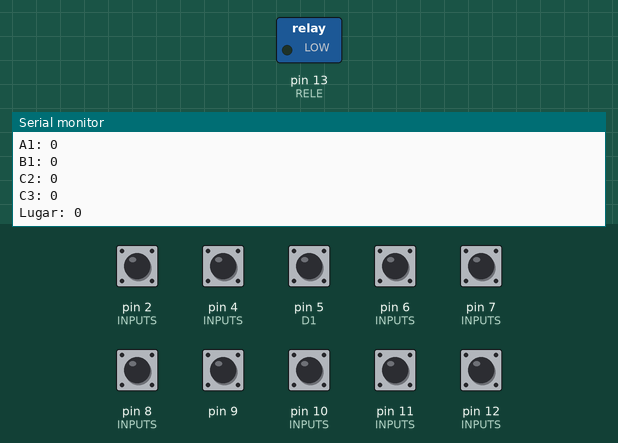
A sketch run on a simulated Arduino Mega 2560, built with avr-gcc and run on an emulated ATmega2560. Parts: switched loads named in the sketch (green lamp = pin HIGH), the last lines printed to the serial monitor. The inputs (shaded band) are chosen by the test bench; at power-on: pin 2 (INPUTS), pin 4 (INPUTS), pin 5 (D1), pin 6 (INPUTS), pin 7 (INPUTS), pin 8 (INPUTS), pin 9, pin 10 (INPUTS), pin 11 (INPUTS), pin 12 (INPUTS) HIGH. The audio player accepts every command and is not drawn.

Above: at 1.7 s.
1.8 s: pin 2 (INPUTS) pulsed LOW 2 times (0.12 s each, 0.3 s apart)
At 2.7 s:
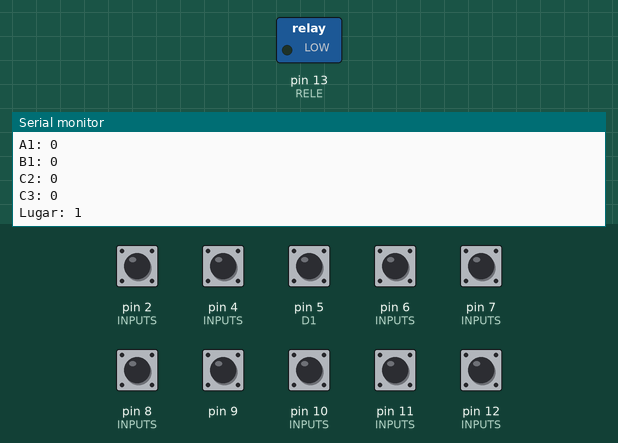
5.4 s: pin 2 (INPUTS) pulled LOW for 0.15 s
8.5 s: pin 4 (INPUTS) pulled LOW for 0.15 s
At 10.1 s:
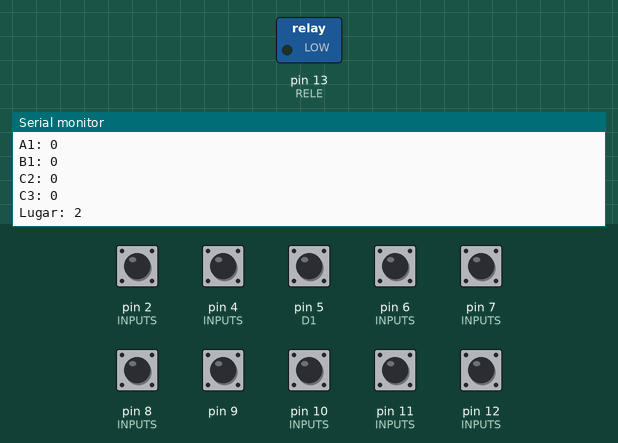
11.6 s: pin 5 (D1) pulled LOW for 1 s
At 13.3 s:
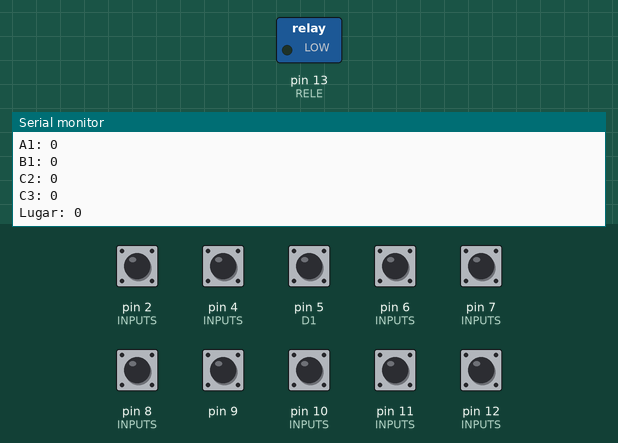
Timing chart, 0 to 14.8 s (numbered marks = the images above; inputs shaded):
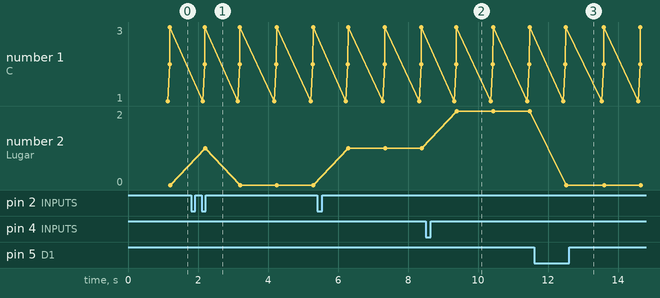

Measured:
- after the input at 1.8 s, the serial monitor: prints a new line after 0.40 s (image 1)
- after the input at 8.5 s, the serial monitor: prints a new line after 0.89 s (image 2)
- after the input at 11.6 s, the serial monitor: prints a new line after 0.86 s (image 3)

The sketch:

mapaSher.ino
```cpp
/* PIANO_06
 *
 * MEGA, SENSORES DE RANURA Y RELE
 *
 */

//INCLUDES
#include "SoftwareSerial.h"
#include "DFRobotDFPlayerMini.h"

//EDITABLE
#define SPRINT true
#define NEED_REPOSO false
#define RELE  13
#define C1    2
#define CS    4
#define D1    5
#define E1    6
#define F1    7
#define G1    8
#define A1    9
#define B1    10
#define C2    12
#define C3    11

#define DS    5000
const int N_INPUTS = 10;
const int INPUTS[N_INPUTS] = {C1,CS,D1,E1,F1,G1,A1,B1,C2,C3};
const int INPUTS_ISTATE[N_INPUTS] = {1,1,1,1,1,1,1,1,1,1};
const int N_OUTPUTS = 1;
const int OUTPUTS[N_OUTPUTS] = {RELE};
const int OUTPUTS_ISTATE[N_OUTPUTS] = {0};

const int LARGO_SECUENCIA = /*16*/8;
const int SECUENCIA[LARGO_SECUENCIA]={C1,CS,F1,C3,E1,A1,G1,C2};

int lugar = 0;

boolean ret_C1 = false;
boolean ret_CS = false;
boolean ret_D1 = false;
boolean ret_E1 = false;
boolean ret_F1 = false;
boolean ret_G1 = false;
boolean ret_A1 = false;
boolean ret_B1 = false;
boolean ret_C2 = false;
boolean ret_C3 = false;

//NO EDITABLE
boolean reposo = false;
boolean activo = false;
boolean resuelto = false;
unsigned long timer_print = 0;

//OBJETOS
SoftwareSerial mySoftwareSerial(A0, 3);    // RX, TX
DFRobotDFPlayerMini myDFPlayer;                     //dfplayer
void printDetail(uint8_t type, int value);          //dfplayer

////////////////////////////////////SETUP///////////////////////////////
//NO EDITABLE
void setup() {
  if(SPRINT){Serial.begin(9600);}
//declara entradas
  for(int a = 0;a < N_INPUTS;a++){
    pinMode(INPUTS[a] , INPUT);
    digitalWrite(INPUTS[a] , INPUTS_ISTATE[a]);
  }
//declara salidas
  for(int a = 0;a < N_OUTPUTS;a++){
    pinMode(OUTPUTS[a] , OUTPUT);
    digitalWrite(OUTPUTS[a] , OUTPUTS_ISTATE[a]);
  }
//si necesita reposo
  if(NEED_REPOSO){reposo=true;activo=false;resuelto=false;}else{reposo=false;activo=true;resuelto=false;}
//EDITABLE

  mySoftwareSerial.begin(9600);
  if (!myDFPlayer.begin(mySoftwareSerial)) {                     //Arranca dfplayer
    Serial.println(F("Unable to begin:"));
    Serial.println(F("1.Please recheck the connection!"));
    Serial.println(F("2.Please insert the SD card!"));
    Serial.println(myDFPlayer.readState()); //read mp3 state
    Serial.println(myDFPlayer.readFileCounts()); //read all file counts in SD card
  }

}

///////////////////////////////////////LOOP//////////////////////////////////////////
void loop() {
  if_reposo();
  if_activo();
  if_resuelto();
  showme();
}

////////////////////////////////////////FUNCIONES///////////////////////////////////
//EDITABLE
void if_reposo()
{
  if(reposo){
  }
}

void if_activo()
{
  if(activo){

    if(check(0, C1 ,DS)){
      if(ret_C1){}else{myDFPlayer.play(1);ret_C1=true; if(C1 == SECUENCIA[lugar]){lugar++;}else{lugar = 0;}}
    }else{
      ret_C1=false;}
    if(lugar == LARGO_SECUENCIA){lugar = 0; activo = false; resuelto = true;}
    if(check(0, CS ,DS)){
      if(ret_CS){}else{myDFPlayer.play(1);ret_CS=true; if(CS == SECUENCIA[lugar]){lugar++;}else{lugar = 0;}}
    }else{
      ret_CS=false;}
    if(lugar == LARGO_SECUENCIA){lugar = 0; activo = false; resuelto = true;}
    if(check(0, D1 ,DS)){
      if(ret_D1){}else{myDFPlayer.play(1);ret_D1=true; if(D1 == SECUENCIA[lugar]){lugar++;}else{lugar = 0;}}
    }else{
      ret_D1=false;}
    if(lugar == LARGO_SECUENCIA){lugar = 0; activo = false; resuelto = true;}
    if(check(0, E1 ,DS)){
      if(ret_E1){}else{myDFPlayer.play(1);ret_E1=true; if(E1 == SECUENCIA[lugar]){lugar++;}else{lugar = 0;}}
    }else{
      ret_E1=false;}
    if(lugar == LARGO_SECUENCIA){lugar = 0; activo = false; resuelto = true;}
    if(check(0, F1 ,DS)){
      if(ret_F1){}else{myDFPlayer.play(1);ret_F1=true; if(F1 == SECUENCIA[lugar]){lugar++;}else{lugar = 0;}}
    }else{
      ret_F1=false;}
    if(lugar == LARGO_SECUENCIA){lugar = 0; activo = false; resuelto = true;}
    if(check(0, G1 ,DS)){
      if(ret_G1){}else{myDFPlayer.play(1);ret_G1=true; if(G1 == SECUENCIA[lugar]){lugar++;}else{lugar = 0;}}
    }else{
      ret_G1=false;}
    if(lugar == LARGO_SECUENCIA){lugar = 0; activo = false; resuelto = true;}
    if(check(0, A1 ,DS)){
      if(ret_A1){}else{myDFPlayer.play(1);ret_A1=true; if(A1 == SECUENCIA[lugar]){lugar++;}else{lugar = 0;}}
    }else{
      ret_A1=false;}
   if(lugar == LARGO_SECUENCIA){lugar = 0; activo = false; resuelto = true;}
   if(check(0, B1 ,DS)){
      if(ret_B1){}else{myDFPlayer.play(1);ret_B1=true; if(B1 == SECUENCIA[lugar]){lugar++;}else{lugar = 0;}}
    }else{
      ret_B1=false;}
   if(lugar == LARGO_SECUENCIA){lugar = 0; activo = false; resuelto = true;}
   if(check(0, C2 ,DS)){
      if(ret_C2){}else{myDFPlayer.play(1);ret_C2=true; if(C2 == SECUENCIA[lugar]){lugar++;}else{lugar = 0;}}
    }else{
      ret_C2=false;}
   if(lugar == LARGO_SECUENCIA){lugar = 0; activo = false; resuelto = true;}
   if(check(0, C3 ,DS)){
      if(ret_C3){}else{myDFPlayer.play(1);ret_C3=true; if(C3 == SECUENCIA[lugar]){lugar++;}else{lugar = 0;}}
    }else{
      ret_C3=false;}
   if(lugar == LARGO_SECUENCIA){lugar = 0; activo = false; resuelto = true;}
    delay(100);
  }
}

void if_resuelto()
{
  if(resuelto){
    myDFPlayer.play(2);
    digitalWrite(RELE, 1);
    delay(30000);
    digitalWrite(RELE, 0);
    lugar =0;
    resuelto = false;
    activo = true;
  }
}

void showme ()
{
  if(SPRINT && millis() - timer_print > 1000)
  {
    Serial.println("------NUEVA MEDICION------");timer_print = millis();
    Serial.print("C1: ");
    Serial.println(ret_C1);
    Serial.print("CS: ");
    Serial.println(ret_CS);
    Serial.print("D1: ");
    Serial.println(ret_D1);
    Serial.print("E1: ");
    Serial.println(ret_E1);
    Serial.print("F1: ");
    Serial.println(ret_F1);
    Serial.print("G1: ");
    Serial.println(ret_G1);
    Serial.print("A1: ");
    Serial.println(ret_A1);
    Serial.print("B1: ");
    Serial.println(ret_B1);
    Serial.print("C2: ");
    Serial.println(ret_C2);
    Serial.print("C3: ");
    Serial.println(ret_C3);
    Serial.print("Lugar: ");
    Serial.println(lugar);
    }
  }

//NO EDITABLE
//comprueba el estado de un sensor
boolean check (boolean cual, int entrada, int ds)
{
  boolean resu = false;
  int contador = 0;
  if(cual){ while(digitalRead(entrada) == 1 && resu == false){/*delay(ds);*/contador++;if(contador == DS){resu = true;}}
  }else{    while(digitalRead(entrada) == 0 && resu == false){/*delay(ds);*/contador++;if(contador == DS){resu = true;}}}
  return resu;
}
```
